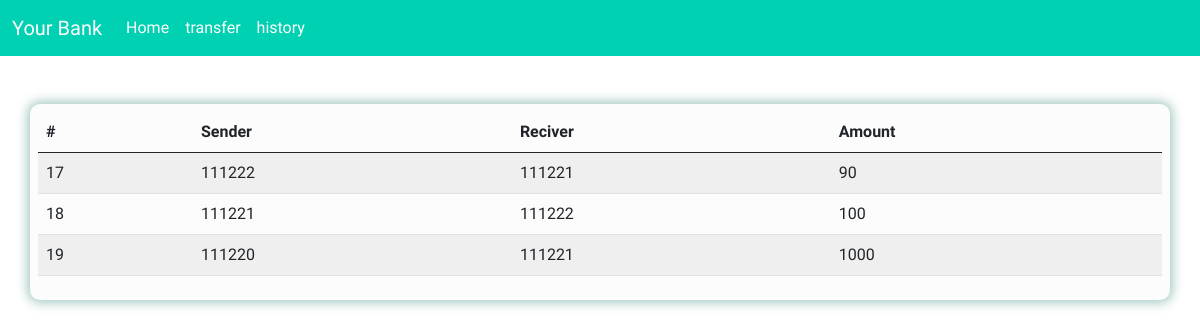
The page /history.php on the database its author committed.
### tables this page shows
CREATE TABLE `transition` (
  `id` int(11) NOT NULL,
  `s_ac` int(10) NOT NULL,
  `r_ac` int(10) NOT NULL,
  `amount` float NOT NULL
);

### history.php (the view, shortened to what this page needs)
<?php
    include './conect.php';
    $query="SELECT * FROM `transition`";
    $result =mysqli_query($con,$query);
?>
<!doctype html>
<html lang="en">
  <head>
    <link href="https://cdn.jsdelivr.net/npm/bootstrap@5.0.0-beta1/dist/css/bootstrap.min.css" rel="stylesheet">
  </head>
  <body style="font-family: 'Yusei Magic', sans-serif;">
    <nav class="navbar navbar-expand-lg navbar-dark" style="background-color:#00d1b2">
  <div class="container-fluid">
    <a class="navbar-brand" href="index.php">Your Bank</a>
    <div class="collapse navbar-collapse" id="navbarNav">
      <ul class="navbar-nav">
        <li class="nav-item">
          <a class="nav-link" style="color: white;" href="index.php">Home</a>
        </li>
        <li class="nav-item">
          <a class="nav-link"href="transection.php" style="color: white;">transfer</a>
        </li>
        <li class="nav-item">
          <a class="nav-link" href="history.php" style="color: white;">history</a></li>
      </ul>
    </div>
  </div>
</nav>
<div class="container mt-5 p-2 center">
<table class="table table-striped">
  <thead>
    <tr>
      <th scope="col">#</th>
      <th scope="col">Sender</th>
      <th scope="col">Reciver</th>
      <th scope="col">Amount</th>
    </tr>
  </thead>
  <tbody>
  <?php while($row = mysqli_fetch_assoc($result))
             {?>
    <tr>
      <td><?php echo $row['id'] ?></td>
      <td><?php echo $row['s_ac'] ?></td>
      <td><?php echo $row['r_ac']?></td>
      <td><?php echo $row['amount']?></td>
    </tr>
          <?php   }?>
  </tbody>
</table>
</div>
  </body>
</html>

### history.php (style rules this page uses)
.center { background-color: rgb(252, 252, 252); border-radius: 10px; box-shadow: 0 0 12px 2px rgba(4, 104, 87, 0.4); overflow: hidden; }

### rows shown on the page
transition: id "17", s_ac "111222", r_ac "111221", amount "90"
transition: id "18", s_ac "111221", r_ac "111222", amount "100"
transition: id "19", s_ac "111220", r_ac "111221", amount "1000"
